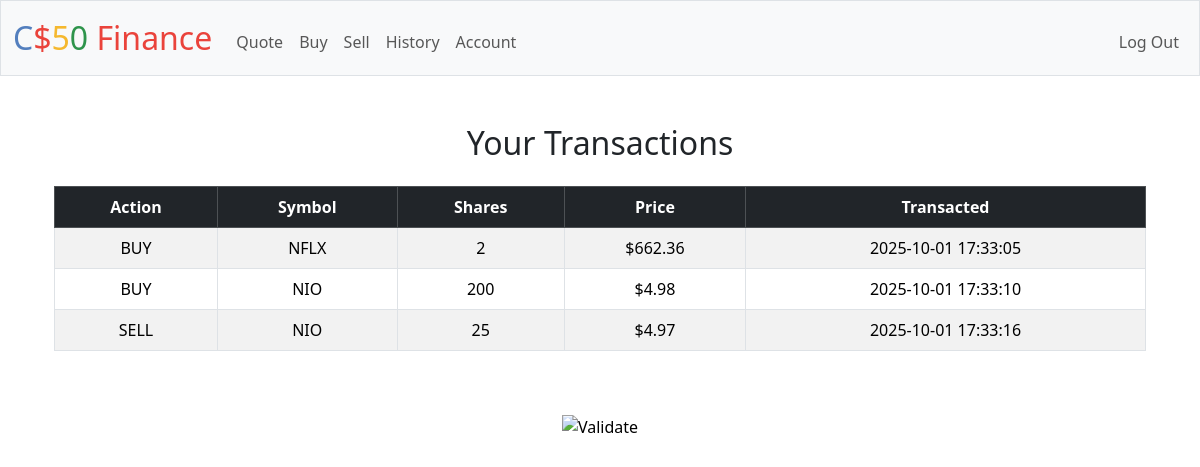
Screenshot of /history (signed in) with the database file from the repository.
### tables this page shows
CREATE TABLE transactions (
    id INTEGER PRIMARY KEY AUTOINCREMENT,
    user_id INTEGER NOT NULL,
    symbol TEXT NOT NULL,
    shares INTEGER NOT NULL,
    price REAL NOT NULL,
    transacted TIMESTAMP DEFAULT CURRENT_TIMESTAMP NOT NULL, "transaction_type" varchar(4) not NULL default "BUY",
    FOREIGN KEY (user_id) REFERENCES users(id)
);

### app.py (the view)
@app.route("/history")
@login_required
def history():
    transactions = db.execute("select * from transactions where user_id = ?", session['user_id'])
    return render_template("history.html", transactions=transactions)

### app.py (called while the page is built)
@app.after_request
def after_request(response):
    response.headers["Cache-Control"] = "no-cache, no-store, must-revalidate"
    response.headers["Expires"] = 0
    response.headers["Pragma"] = "no-cache"
    return response

### helpers.py (called while the page is built)
def login_required(f):
    @wraps(f)
    def decorated_function(*args, **kwargs):
        if session.get("user_id") is None:
            return redirect("/login")
        return f(*args, **kwargs)
    return decorated_function

def usd(value):
    return f"${value:,.2f}"

### templates/history.html (shortened to what this page needs)
{% extends "layout.html" %}
{% block main %}
    <div class="container-fluid">
        <h2 class="mb-4">Your Transactions</h2>
        <div class="table-responsive">
            <table class="table table-striped table-hover table-bordered">
                <thead class="table-dark">
                    <tr>
                        <th>Action</th>
                        <th>Symbol</th>
                        <th>Shares</th>
                        <th>Price</th>
                        <th>Transacted</th>
                    </tr>
                </thead>
                <tbody>
                    {% for txn in transactions %}
                        <tr>
                            <td>{{txn.transaction_type}}</td>
                            <td>{{txn.symbol}}</td>
                            <td>{{txn.shares}}</td>
                            <td>{{txn.price | usd}}</td>
                            <td>{{txn.transacted}}</td>
                        </tr>
                    {% endfor %}
                </tbody>
            </table>
        </div>
    </div>
{% endblock %}

### rows the page displays
transactions: transaction_type "BUY", symbol "NFLX", shares "2", price "$662.36", transacted "2025-10-01 17:33:05"
transactions: transaction_type "BUY", symbol "NIO", shares "200", price "$4.98", transacted "2025-10-01 17:33:10"
transactions: transaction_type "SELL", symbol "NIO", shares "25", price "$4.97", transacted "2025-10-01 17:33:16"
